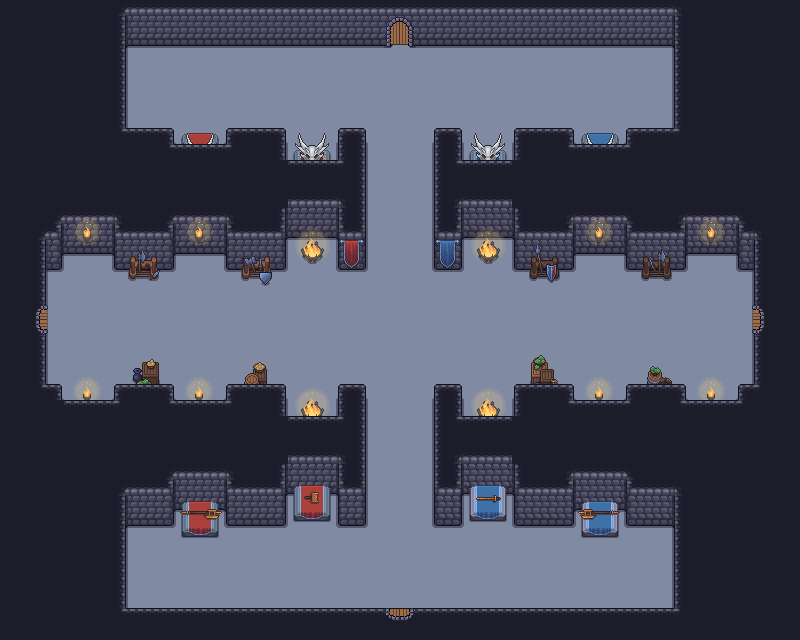

Tiled map render using the project's own tile images. Description and the map definition, with tile-layer contents summarised, below:
An orthogonal 50x40 tile map with 16x16 px tiles, 8 tile layers (Fondo, Suelo, Suelo Decoracion 2, Suelo Decoracion, ...), 12 tilesets and 31 objects.

<map version="1.10" tiledversion="1.12.1" orientation="orthogonal" renderorder="right-down" width="50" height="40" tilewidth="16" tileheight="16" infinite="0" nextlayerid="13" nextobjectid="39">
 <tileset firstgid="1" source="../tilesets/Paredes2.tsx" />
 <tileset firstgid="494" source="../tilesets/puertas.tsx" />
 <tileset firstgid="498" source="../tilesets/player.tsx" />
 <tileset firstgid="499" source="../tilesets/pedestals.tsx" />
 <tileset firstgid="869" source="../tilesets/Other_objects.tsx" />
 <tileset firstgid="1053" source="../tilesets/Fuegos.tsx" />
 <tileset firstgid="1251" source="../tilesets/supplies_objects.tsx" />
 <tileset firstgid="1806" source="../tilesets/corazon.tsx" />
 <tileset firstgid="1807" source="../tilesets/goomba.tsx" />
 <tileset firstgid="1808" source="../tilesets/amongus.tsx" />
 <tileset firstgid="1809" source="../tilesets/skeleton.tsx" />
 <tileset firstgid="1811" source="../tilesets/azeris.tsx" />
 <group id="2" name="Room">
  <layer id="1" name="Fondo" width="50" height="40">
   <data>[2000 cells, 2000 non-empty, 1 distinct tile ids]</data>
  </layer>
  <layer id="3" name="Suelo" width="50" height="40">
   <data>[2000 cells, 1702 non-empty, 1 distinct tile ids]</data>
  </layer>
  <layer id="5" name="Suelo Decoracion 2" width="50" height="40">
   <data>[2000 cells, 0 non-empty, 0 distinct tile ids]</data>
  </layer>
  <layer id="4" name="Suelo Decoracion" width="50" height="40">
   <data>[2000 cells, 76 non-empty, 17 distinct tile ids]</data>
  </layer>
  <layer id="6" name="Paredes" width="50" height="40">
   <data>[2000 cells, 989 non-empty, 45 distinct tile ids]</data>
  </layer>
  <layer id="8" name="Decoracion 2" width="50" height="40">
   <data>[2000 cells, 52 non-empty, 25 distinct tile ids]</data>
  </layer>
  <layer id="7" name="Decoracion" width="50" height="40">
   <data>[2000 cells, 138 non-empty, 93 distinct tile ids]</data>
  </layer>
  <layer id="9" name="Puertas" width="50" height="40">
   <data>[2000 cells, 4 non-empty, 4 distinct tile ids]</data>
  </layer>
  <objectgroup id="10" name="Utils">
   <object id="7" gid="1806" x="132" y="336" width="18" height="18" />
   <object id="8" gid="1806" x="253" y="335" width="18" height="18" />
   <object id="9" gid="1806" x="397" y="330" width="18" height="18" />
   <object id="10" gid="1806" x="539" y="336" width="18" height="18" />
   <object id="11" gid="1806" x="661" y="330" width="18" height="18" />
   <object id="12" gid="1806" x="191" y="585" width="18" height="18" />
   <object id="13" gid="1806" x="593" y="588" width="18" height="18" />
   <object id="14" gid="1806" x="179" y="89" width="18" height="18" />
   <object id="15" gid="1806" x="604" y="87" width="18" height="18" />
  </objectgroup>
  <objectgroup id="11" name="Entities">
   <object id="16" gid="1807" x="192" y="288" width="16" height="16" />
   <object id="17" gid="1807" x="304" y="368" width="16" height="16" />
   <object id="18" gid="1807" x="192" y="368" width="16" height="16" />
   <object id="23" gid="1807" x="592" y="368" width="16" height="16" />
   <object id="24" gid="1807" x="480" y="368" width="16" height="16" />
   <object id="25" gid="1807" x="592" y="288" width="16" height="16" />
   <object id="26" gid="1808" x="386" y="193" width="30" height="30" />
   <object id="27" gid="1808" x="389" y="276" width="30" height="30" />
   <object id="29" gid="1808" x="391" y="401" width="30" height="30" />
   <object id="30" gid="1808" x="388" y="508" width="30" height="30" />
   <object id="31" gid="1809" x="186" y="118" width="32" height="32" />
   <object id="32" gid="1809" x="588" y="115" width="32" height="32" />
   <object id="33" gid="1809" x="185" y="549" width="32" height="32" />
   <object id="34" gid="1809" x="586" y="553" width="32" height="32" />
   <object id="35" gid="1807" x="304" y="288" width="16" height="16" />
   <object id="36" gid="1807" x="480" y="288" width="16" height="16" />
   <object id="37" gid="1811" x="144" y="96" width="21" height="21" />
   <object id="38" gid="1811" x="352" y="336" width="21" height="21" />
  </objectgroup>
  <objectgroup id="12" name="Player">
   <object id="3" gid="498" x="362" y="113" width="64" height="64" />
   <object id="4" gid="498" x="692.667" y="351.333" width="64" height="64" />
   <object id="5" gid="498" x="46" y="348" width="64" height="64" />
   <object id="6" gid="498" x="361.333" y="604.667" width="64" height="64" />
  </objectgroup>
 </group>
</map>
